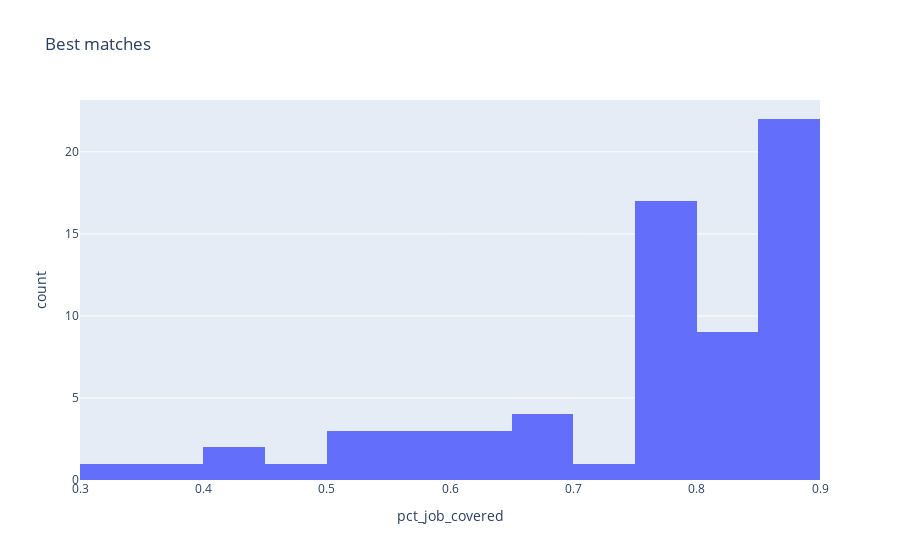

Notebook source saved alongside this figure:
### Code cell
import plotly.express as px

fig = px.histogram(best, x='pct_job_covered', nbins=30, title="Best matches")
fig.show()

### Figure 1 — Plotly figure (JSON) as saved in the notebook; plotly's stock layout.template omitted (floating-point values rounded to 4 significant figures)
{"data": [{"bingroup": "x", "hovertemplate": "pct_job_covered=%{x}<br>count=%{y}<extra></extra>", "legendgroup": "", "marker": {"color": "#636efa", "pattern": {"shape": ""}}, "name": "", "nbinsx": 30, "orientation": "v", "showlegend": false, "type": "histogram", "x": [1.0, 1.0, 1.0, 0.875, 1.0, 1.0, 0.8571, 0.875, 0.5714, 0.875, 0.4615, 0.8, 0.6667, 1.0, 0.875, 0.75, 0.75, 0.875, 1.0, 0.75, 0.5556, 1.0, 1.0, 0.75, 0.8889, 1.0, 1.0, 0.75, 1.0, 0.8, 1.0, 0.6667, 0.6667, 1.0, 0.75, 0.875, 0.4, 1.0, 0.875, 0.8333, 0.75, 1.0, 1.0, 1.0, 0.75, 1.0, 1.0, 0.8333, 1.0, 1.0, 0.875, 1.0, 1.0, 0.75, 0.75, 1.0, 0.5, 0.6364, 0.8333, 0.5556, 1.0, 0.5, 0.8571, 0.875, 1.0, 0.375, 0.8333, 0.7143, 0.6667, 0.75, 0.875, 0.8333, 0.4444, 0.875, 1.0, 1.0, 0.875, 0.8333, 0.6, 1.0, 0.875, 1.0, 1.0, 1.0, 0.875, 1.0, 0.75, 1.0, 0.3333, 0.75, 0.75, 1.0, 0.8889, 1.0, 1.0, 0.875, 1.0, 1.0, 0.75, 1.0, 0.5, 0.75, 1.0, 1.0, 1.0, 0.8571, 1.0, 1.0, 0.8333, 0.875, 0.875, 1.0, 1.0, 0.75, 1.0, 1.0, 1.0, 0.625, 1.0], "xaxis": "x", "yaxis": "y"}], "layout": {"barmode": "relative", "legend": {"tracegroupgap": 0}, "title": {"text": "Best matches"}, "xaxis": {"anchor": "y", "domain": [0, 1], "title": {"text": "pct_job_covered"}}, "yaxis": {"anchor": "x", "domain": [0, 1], "title": {"text": "count"}}}}
